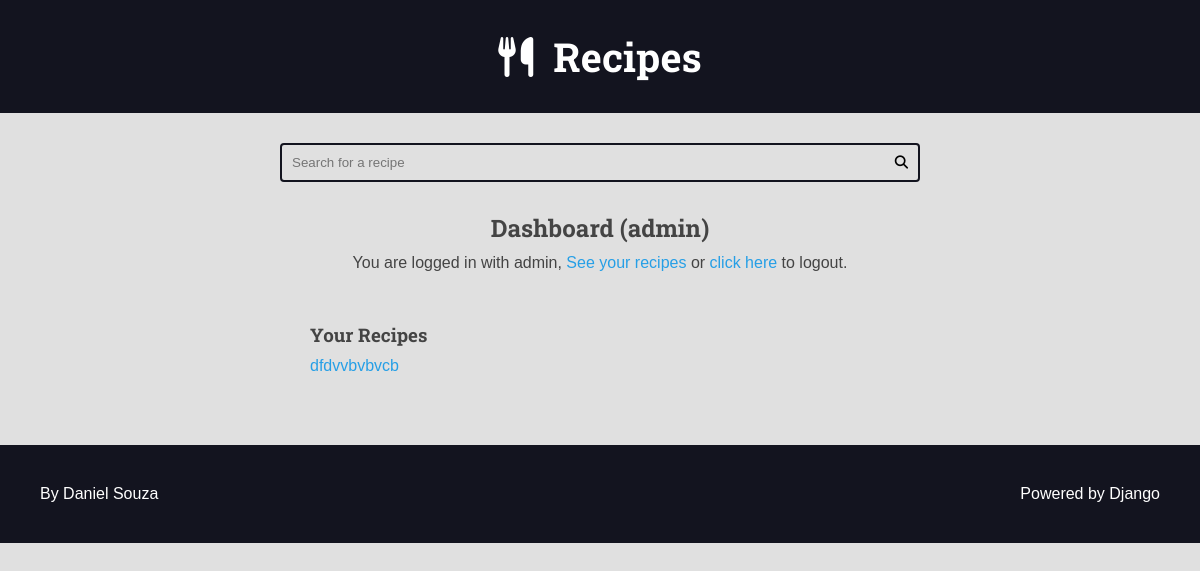
Page /authors/dashboard/ (signed in) on the earlier database version.
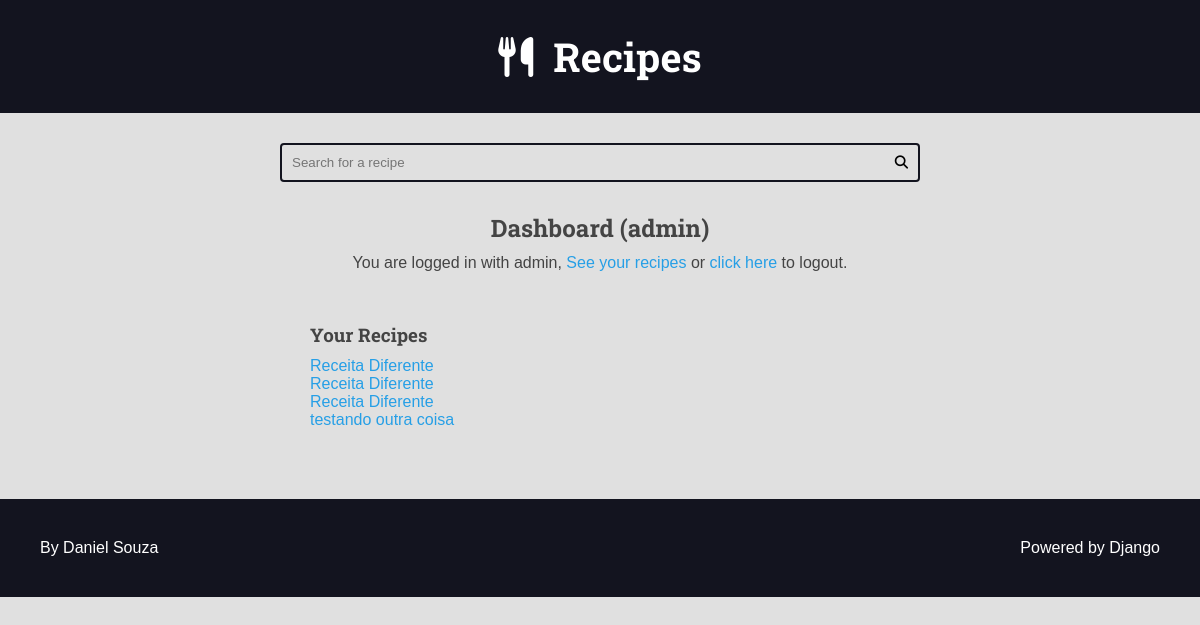
Same page on the later database version.
### recipes/models.py (models this page shows, shortened)
class Recipe(models.Model):
    title = models.CharField(max_length=65)
    description = models.CharField(max_length=165)
    slug = models.SlugField(unique=True)
    preparation_time = models.IntegerField()
    preparation_time_unit = models.CharField(max_length=65)
    servings = models.IntegerField()
    servings_unit = models.CharField(max_length=65)
    preparation_steps = models.TextField()
    preparation_steps_is_html = models.BooleanField(default=False)
    created_at = models.DateTimeField(auto_now_add=True)
    updated_at = models.DateTimeField(auto_now=True)
    is_published = models.BooleanField(default=False)
    cover = models.ImageField(
        upload_to='recipes/covers/%Y/%M/%d/', blank=True, default='')
    category = models.ForeignKey(
        Category, on_delete=models.SET_NULL, null=True, blank=True,
        default=None)
    author = models.ForeignKey(
        User, on_delete=models.SET_NULL, null=True)

### authors/views.py (the view)
# urls.py: path('dashboard/', views.dashboard, name='dashboard'),
@login_required(login_url='authors:login', redirect_field_name='next')
def dashboard(request):
    recipes = Recipe.objects.filter(
        is_published=False,
        author=request.user
    )
    return render(request, 'authors/pages/dashboard.html', {
        'recipes': recipes
    })

### authors/templates/authors/pages/dashboard.html (shortened to what this page needs)
{% extends 'global/base.html' %}
{% block content %}
    <div class="main-content center container">
        <h2>Dashboard ({{ user }})</h2>
        {% include 'authors/partials/login_message.html' %}
        <div class="authors-dashboard-container">
            <h3>Your Recipes</h3>
            <ul>
                {% for recipe in recipes %}
                <li>
                    <a href="{% url 'authors:dashboard_recipe_edit' recipe.id %}">{{ recipe.title }}</a>
                </li>
                {% empty %}
                    <li>
                        <p>Your do not have recipes, please create one.</p>
                    </li>
                {% endfor %}
            </ul>
        </div>
    </div>
{% endblock content %}

Differences in the rows shown:
no longer on this page (row edited): Recipe: title "dfdvvbvbvcb"
now on this page (row edited): Recipe: title "Receita Diferente"
now on this page (row edited): Recipe: title "Receita Diferente"
now on this page (row edited): Recipe: title "Receita Diferente"
now on this page (row edited): Recipe: title "testando outra coisa"
